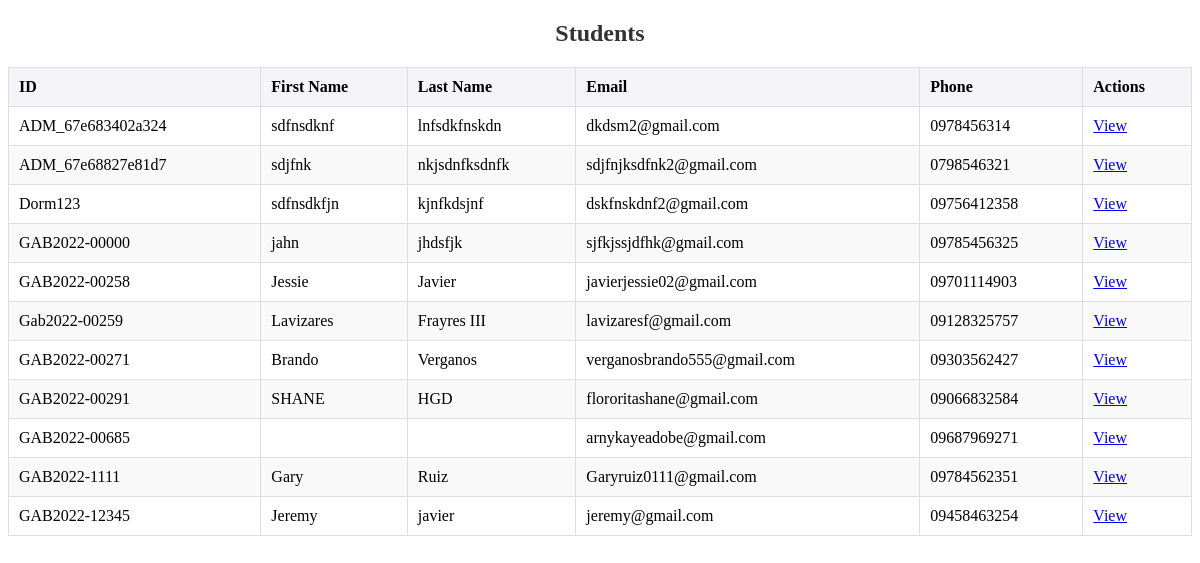
/registrar_students.php, run on the app's committed database.
### tables this page shows
CREATE TABLE `users` (
  `user_id` varchar(50) NOT NULL,
  `first_name` varchar(50) NOT NULL,
  `middle_name` varchar(50) DEFAULT NULL,
  `last_name` varchar(50) NOT NULL,
  `birth_date` date NOT NULL,
  `nationality` varchar(50) NOT NULL,
  `religion` varchar(50) NOT NULL,
  `biological_sex` varchar(10) NOT NULL,
  `email` varchar(100) NOT NULL,
  `phone` varchar(20) NOT NULL,
  `current_address` varchar(255) NOT NULL,
  `permanent_address` varchar(255) NOT NULL,
  `role` varchar(20) NOT NULL,
  `password_hash` varchar(255) NOT NULL,
  `mother_name` varchar(50) NOT NULL,
  `mother_work` varchar(50) NOT NULL,
  `mother_contact` varchar(20) NOT NULL,
  `father_name` varchar(50) NOT NULL,
  `father_work` varchar(50) NOT NULL,
  `father_contact` varchar(20) NOT NULL,
  `siblings_count` int(11) NOT NULL,
  `unit` varchar(50) DEFAULT NULL,
  `last_login` datetime DEFAULT NULL,
  `date_registered` datetime DEFAULT current_timestamp(),
  `profile_picture` varchar(255) DEFAULT NULL,
  `status` enum('Active','Inactive') NOT NULL DEFAULT 'Inactive',
  `year` int(11) DEFAULT NULL,
  `section` varchar(10) DEFAULT NULL,
  `course` varchar(100) DEFAULT NULL,
  `department` varchar(100) DEFAULT NULL,
  `gpa` decimal(3,2) DEFAULT NULL,
  `family_income` decimal(12,2) DEFAULT NULL
);

### registrar_students.php (the view, shortened to what this page needs)
<?php
include 'config.php';
$query = "SELECT * FROM users WHERE role = 'student'";
$result = $conn->query($query);
?>
<!DOCTYPE html>
<html lang="en">
<head>
</head>
<body>
    <div class="main-content">
        <h2>Students</h2>
        <table>
            <thead>
                <tr>
                    <th>ID</th>
                    <th>First Name</th>
                    <th>Last Name</th>
                    <th>Email</th>
                    <th>Phone</th>
                    <th>Actions</th>
                </tr>
            </thead>
            <tbody>
                <?php while ($row = $result->fetch_assoc()): ?>
                    <tr>
                        <td><?= htmlspecialchars($row['user_id']) ?></td>
                        <td><?= htmlspecialchars($row['first_name']) ?></td>
                        <td><?= htmlspecialchars($row['last_name']) ?></td>
                        <td><?= htmlspecialchars($row['email']) ?></td>
                        <td><?= htmlspecialchars($row['phone']) ?></td>
                        <td>
                            <a class="action-link" href="view_student.php?id=<?= htmlspecialchars($row['user_id']) ?>">View</a>
                        </td>
                    </tr>
                <?php endwhile; ?>
            </tbody>
        </table>
    </div>
</body>
</html>

### registrar_students.php (style rules this page uses)
h2 { text-align: center; color: #333333; }
table { width: 100%; border-collapse: collapse; margin-top: 20px; }
th, td { padding: 10px; border: 1px solid #dddddd; text-align: left; }
th { background-color: #f4f4f9; }
tr:nth-child(even) { background-color: #f9f9f9; }

### data on the page
users: user_id "ADM_67e683402a324", first_name "sdfnsdknf", last_name "lnfsdkfnskdn", email "dkdsm2@gmail.com", phone "0978456314"
users: user_id "ADM_67e68827e81d7", first_name "sdjfnk", last_name "nkjsdnfksdnfk", email "sdjfnjksdfnk2@gmail.com", phone "0798546321"
users: user_id "Dorm123", first_name "sdfnsdkfjn", last_name "kjnfkdsjnf", email "dskfnskdnf2@gmail.com", phone "09756412358"
users: user_id "GAB2022-00000", first_name "jahn", last_name "jhdsfjk", email "sjfkjssjdfhk@gmail.com", phone "09785456325"
users: user_id "GAB2022-00258", first_name "Jessie", last_name "Javier", email "javierjessie02@gmail.com", phone "09701114903"
users: user_id "Gab2022-00259", first_name "Lavizares", last_name "Frayres III", email "lavizaresf@gmail.com", phone "09128325757"
users: user_id "GAB2022-00271", first_name "Brando", last_name "Verganos", email "verganosbrando555@gmail.com", phone "09303562427"
users: user_id "GAB2022-00291", first_name "SHANE", last_name "HGD", email "flororitashane@gmail.com", phone "09066832584"
users: user_id "GAB2022-00685", email "arnykayeadobe@gmail.com", phone "09687969271"
users: user_id "GAB2022-1111", first_name "Gary", last_name "Ruiz", email "Garyruiz0111@gmail.com", phone "09784562351"
users: user_id "GAB2022-12345", first_name "Jeremy", last_name "javier", email "jeremy@gmail.com", phone "09458463254"
